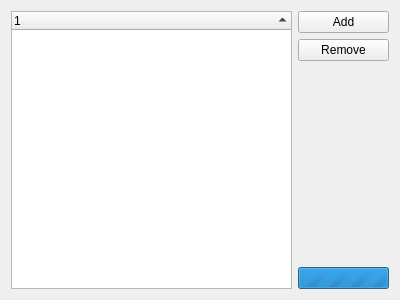
<?xml version="1.0" encoding="UTF-8"?>
<ui version="4.0">
 <author>Fred Morcos</author>
 <class>DirList</class>
 <widget class="QWidget" name="DirList">
  <property name="geometry">
   <rect>
    <x>0</x>
    <y>0</y>
    <width>400</width>
    <height>300</height>
   </rect>
  </property>
  <property name="windowTitle">
   <string>Form</string>
  </property>
  <layout class="QHBoxLayout" name="horizontalLayout">
   <item>
    <widget class="QTreeWidget" name="dirList">
     <property name="editTriggers">
      <set>QAbstractItemView::NoEditTriggers</set>
     </property>
     <property name="alternatingRowColors">
      <bool>true</bool>
     </property>
     <property name="indentation">
      <number>0</number>
     </property>
     <property name="uniformRowHeights">
      <bool>true</bool>
     </property>
     <property name="sortingEnabled">
      <bool>true</bool>
     </property>
     <attribute name="headerDefaultSectionSize">
      <number>400</number>
     </attribute>
     <attribute name="headerShowSortIndicator" stdset="0">
      <bool>true</bool>
     </attribute>
     <attribute name="headerDefaultSectionSize">
      <number>400</number>
     </attribute>
     <column>
      <property name="text">
       <string notr="true">1</string>
      </property>
     </column>
    </widget>
   </item>
   <item>
    <layout class="QVBoxLayout" name="verticalLayout_2">
     <item>
      <widget class="QPushButton" name="addFolderButton">
       <property name="text">
        <string>Add</string>
       </property>
      </widget>
     </item>
     <item>
      <widget class="QPushButton" name="removeFolderButton">
       <property name="text">
        <string>Remove</string>
       </property>
      </widget>
     </item>
     <item>
      <spacer name="verticalSpacer">
       <property name="orientation">
        <enum>Qt::Vertical</enum>
       </property>
       <property name="sizeHint" stdset="0">
        <size>
         <width>20</width>
         <height>40</height>
        </size>
       </property>
      </spacer>
     </item>
     <item>
      <widget class="QProgressBar" name="indexProgress">
       <property name="sizePolicy">
        <sizepolicy hsizetype="Minimum" vsizetype="Fixed">
         <horstretch>0</horstretch>
         <verstretch>0</verstretch>
        </sizepolicy>
       </property>
       <property name="maximum">
        <number>0</number>
       </property>
      </widget>
     </item>
    </layout>
   </item>
  </layout>
 </widget>
 <resources/>
 <connections/>
</ui>
